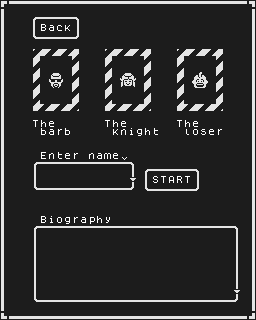

A 2D game scene composited from a Tiled map and its tileset images. What follows is a short description and the map's XML, with each tile layer's data collapsed to a summary:
An orthogonal 32x40 tile map with 8x8 px tiles, 2 tile layers (Base, Second), 3 tilesets.

<map version="1.4" tiledversion="1.4.3" orientation="orthogonal" renderorder="right-down" width="32" height="40" tilewidth="8" tileheight="8" infinite="0" nextlayerid="3" nextobjectid="1">
 <tileset firstgid="1" source="../Tilesets/patterns.tsx" />
 <tileset firstgid="4097" source="../Tilesets/Font.tsx" />
 <tileset firstgid="4321" source="../Tilesets/icons.tsx" />
 <layer id="1" name="Base" width="32" height="40">
  <data>[1280 cells, 1280 non-empty, 36 distinct tile ids]</data>
 </layer>
 <layer id="2" name="Second" width="32" height="40">
  <data>[1280 cells, 348 non-empty, 103 distinct tile ids]</data>
 </layer>
</map>
